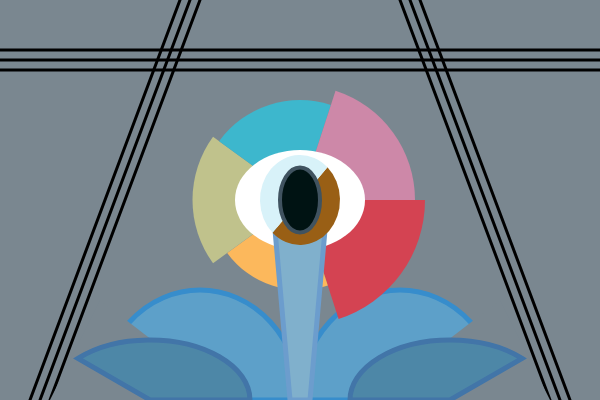
Frame 1 (no input)
Frame 60 (no input): identical to frame 1, image omitted
Frame 120 (the mouse pressed at the canvas centre since frame 60): identical to frame 1, image omitted

The p5.js sketch that drew this single still picture (run headless with seeded random() and noise() and a simulated clock; from frame 60 on, the mouse is pressed at the canvas centre):

// p5.js sketch
// ── sketch.js
function setup() {
createCanvas(600, 400);
}
function draw() {
background("#7A8790");
stroke("#000000");
strokeWeight(3);
line(200,0,50,400);
line(190,0,40,400);
line(180,0,30,400);
line(400,0,550,400);
line(410,0,560,400);
line(420,0,570,400);
line(0,50,600,50);
line(0,60,600,60);
line(0,70,600,70);

stroke("#378DCC");
strokeWeight(5);

fill("#5DA0C9");
arc(200,400,200,220,radians(180),0,PIE);
arc(400,400,200,220,radians(180),0,PIE);

noStroke();
fill("#7A8790");
triangle(50,400,100,300,230,400);
triangle(550,400,500,300,370,400);

stroke("#4275A8");
strokeWeight(5);
fill("#4D87A7");
arc(150,400,200,120,radians(210),0,PIE);
arc(450,400,200,120,radians(180),radians(330),PIE);

noStroke();
fill("#D44352");
arc(300,200,250,250,0,radians(72));
fill("#FCB85C");
arc(300,200,180,180,radians(72),radians(144));
fill("#C0C28C");
arc(300,200,215,215,radians(144),radians(216));
fill("#3DB7CD");
arc(300,200,200,200,radians(216),radians(288));
fill("#CD88A8");
arc(300,200,230,230,radians(288),0);

fill("#FFFFFF");
ellipse(300,200,130,100);

stroke("#6C9DCD");
strokeWeight(5);
fill("#80B0CC");
quad(275,230,325,230,310,400,290,400);

noStroke();
fill("#995F15");
arc(300,200,80,90,radians(310),radians(130));
fill("#D8F2F9");
arc(300,200,80,90,radians(130),radians(310));

stroke("#405360");
strokeWeight(4);
fill("#001313");
ellipse(300,200,40,65);
}
